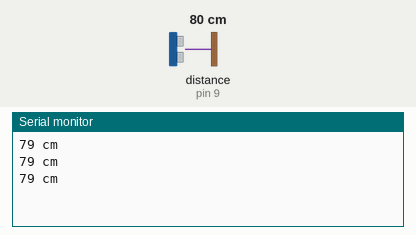
Recording of a sketch running on a simulated Arduino Uno, built with avr-gcc and run on an emulated ATmega328P. On the bench: the last lines printed to the serial monitor. Wiring (inferred from the names in the program): ultrasonic range finder: trigger pin 10; echo pin 9. The inputs (shaded band) are chosen by the test bench; at power-on: distance to the obstacle (sensor on pin 9) 80 cm. The echo pulse lasts 58.3 µs per cm.

Above: at 1.3 s.
1.4 s: distance to the obstacle (sensor on pin 9) set to 2 cm
At 1.9 s:
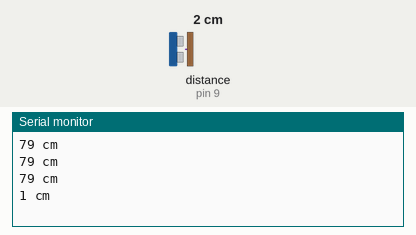
2.9 s: distance to the obstacle (sensor on pin 9) set to 4 cm
At 3.4 s:
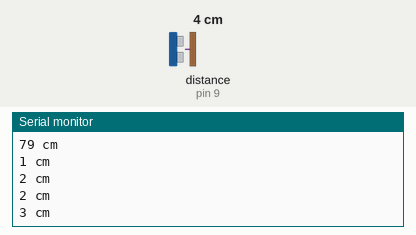
Timing chart, 0 to 5.9 s (numbered marks = the images above; inputs shaded):
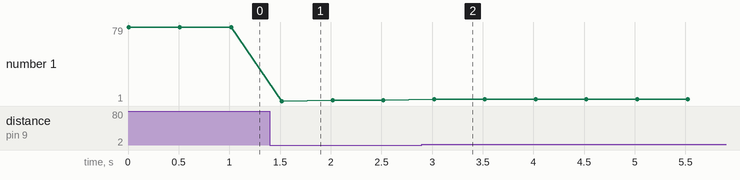

The sketch:

distance.ino
```cpp
long distance;
long duration;
#define trigPin 10 //signal --> same as:  int trigPin = 10;
#define echoPin 9 //receiver of the signal

void setup() {
  // put your setup code here, to run once:
  Serial.begin(9600);
  pinMode(trigPin, OUTPUT);
  pinMode(echoPin, INPUT);
}

void loop() {
  // put your main code here, to run repeatedly:
  digitalWrite(trigPin, LOW);
  delayMicroseconds(2);
  digitalWrite(trigPin, HIGH);
  delayMicroseconds(10);
  digitalWrite(trigPin, LOW);

  duration = pulseIn(echoPin, HIGH);
  distance = ((duration/2) / 29.4);
  Serial.print(distance);
  Serial.println(" cm");
  delay(500);


}
```

Measured:
- after the input at 1.4 s, the serial monitor: prints a new line after 0.12 s (image 1)
- after the input at 2.9 s, the serial monitor: prints a new line after 0.12 s (image 2)
- plotted number 1: 79 → 2 after the input at 1.4 s, 2 → 3 after the input at 2.9 s
